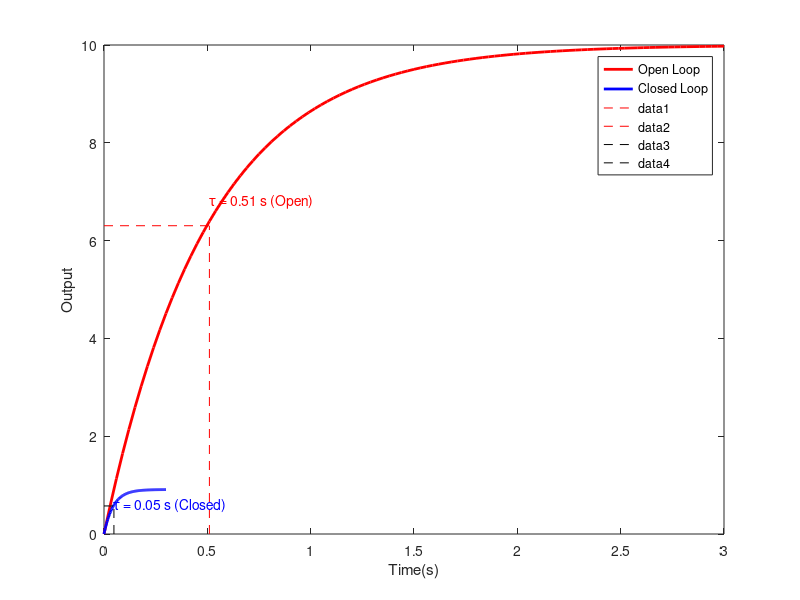

Reproduce this figure in MATLAB.
% =========================================================================
% motor_first_order.m
%
% Modeling a DC motor as a first-order system in Octave.
% =========================================================================
%
% Description:
%   This script models a DC motor using a first-order transfer function:
%
%       ω(s) / V(s) = K / (τs + 1)
%
%   where:
%       ω(s) = angular velocity (rad/s)
%       V(s) = input voltage (V)
%       K    = system gain (rad/s per V)
%       τ    = time constant (s)
%
%   The script simulates the open-loop step response.
%   The time constant is also clearly marked on the script for easy analysis.
%
% Dependencies:
%   GNU Octave + Control Package
%   (install using: pkg install -forge control)
%
% =========================================================================

clear; clc; close all;
pkg load control;

% --- Parameters (example values, replace with your own) ---
K = 10;      % system gain
tau = 0.5;   % time constant (s)

% --- Transfer function model ---
s = tf('s');
G = K / (tau*s + 1);

% 2. Closed Loop Transfer Function
H = feedback(G, 1) ; %negative feedback with feedback path gain of 1
disp("Closed Loop Transfer Function: ");
H

% 3. Step Response Comparison
figure;
[y_open, t_open] = step(G);
[y_closed, t_closed] = step(H);

% 4. Find the time constant
tc_open = t_open(find(y_open >= 0.632 * y_open(end),1));
tc_closed = t_closed(find(y_closed >= 0.632 * y_closed(end),1));


% 5. Plot the Step Responses
plot(t_open, y_open, 'r', 'LineWidth', 2); hold on;
plot(t_closed, y_closed, 'b', 'LineWidth', 2);
legend("Open Loop","Closed Loop");
xlabel("Time(s)");
ylabel("Output");

% 6. Mark Time Constants on the Graph

%For open-loop
plot([tc_open tc_open],[0 0.632 * y_open(end)], 'r--');
plot([0 tc_open],[0.632 * y_open(end) 0.632 * y_open(end)], 'r--');
text(tc_open,0.632 * y_open(end) + 0.50, sprintf("\\tau = %.2f s (Open)", tc_open), ...
 "Color", 'r', "FontSize", 10 );


%For closed-loop
plot([tc_closed tc_closed],[0 0.632 * y_closed(end)], 'k--');
plot([0 tc_closed],[0.632 * y_closed(end) 0.632 * y_closed(end)], 'k--');
text(tc_closed,0.632 * y_closed(end)+ 0.01, sprintf("\\tau = %.2f s (Closed)", tc_closed), ...
 "Color", 'b', "FontSize", 10 );


% --- Save plots ---
%print('-dpng', '../results/impulse_response.png');
print("../results/open_vs_closed.png", "-dpng");


% --- Notes ---
% Closed-loop system reaches steady-state faster

